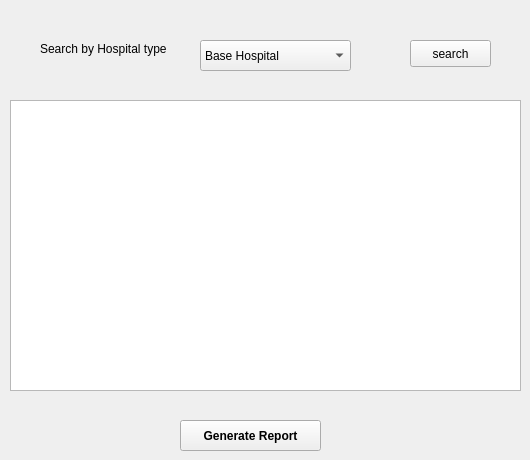
       <widget class="QWidget" name="tab_29">
        <attribute name="title">
         <string>Search Hospital by Type</string>
        </attribute>
        <widget class="QLabel" name="label_72">
         <property name="geometry">
          <rect>
           <x>40</x>
           <y>40</y>
           <width>151</width>
           <height>17</height>
          </rect>
         </property>
         <property name="text">
          <string>Search by Hospital type</string>
         </property>
        </widget>
        <widget class="QComboBox" name="cmbSearchHos">
         <property name="geometry">
          <rect>
           <x>200</x>
           <y>40</y>
           <width>151</width>
           <height>31</height>
          </rect>
         </property>
         <item>
          <property name="text">
           <string>Base Hospital</string>
          </property>
         </item>
         <item>
          <property name="text">
           <string>District General Hospital</string>
          </property>
         </item>
         <item>
          <property name="text">
           <string>Primary Medical Care Unit</string>
          </property>
         </item>
         <item>
          <property name="text">
           <string>Teaching Hospital</string>
          </property>
         </item>
        </widget>
        <widget class="QPushButton" name="btnSearch">
         <property name="geometry">
          <rect>
           <x>410</x>
           <y>40</y>
           <width>81</width>
           <height>27</height>
          </rect>
         </property>
         <property name="text">
          <string>search</string>
         </property>
        </widget>
        <widget class="QTextBrowser" name="txtSearchbyHos">
         <property name="geometry">
          <rect>
           <x>10</x>
           <y>100</y>
           <width>511</width>
           <height>291</height>
          </rect>
         </property>
        </widget>
        <widget class="QPushButton" name="btnGenReportTwo">
         <property name="geometry">
          <rect>
           <x>180</x>
           <y>420</y>
           <width>141</width>
           <height>31</height>
          </rect>
         </property>
         <property name="font">
          <font>
           <weight>75</weight>
           <bold>true</bold>
          </font>
         </property>
         <property name="text">
          <string>Generate Report</string>
         </property>
        </widget>
       </widget>
